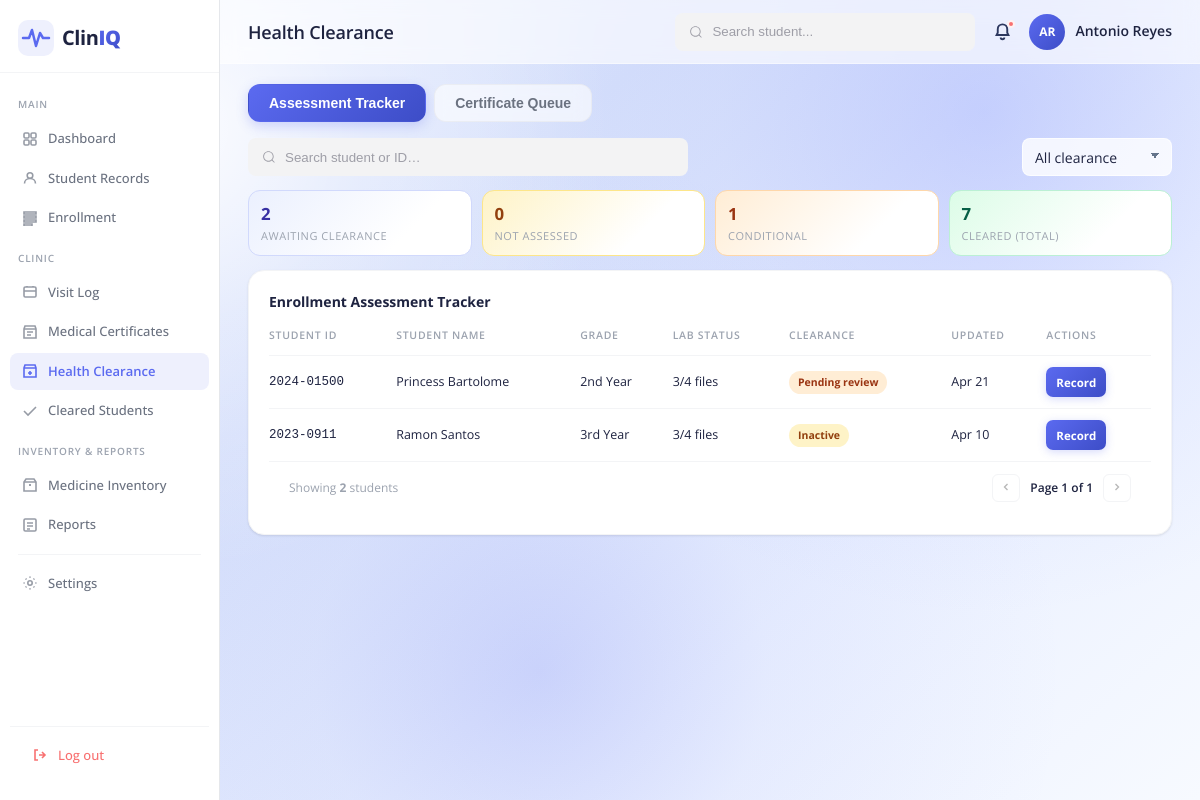
The page /enrollmentHealth.php (signed in) on the database its author committed.
### tables this page shows
CREATE TABLE `students` (
  `student_id` int(11) NOT NULL,
  `student_number` varchar(20) NOT NULL,
  `first_name` varchar(50) NOT NULL,
  `middle_name` varchar(50) DEFAULT NULL,
  `last_name` varchar(50) NOT NULL,
  `gender` enum('Male','Female','Other') NOT NULL,
  `birth_date` date DEFAULT NULL,
  `contact_number` varchar(20) DEFAULT NULL,
  `address` text DEFAULT NULL,
  `course_id` int(11) DEFAULT NULL,
  `year_id` int(11) DEFAULT NULL,
  `emergency_contact` varchar(100) DEFAULT NULL,
  `email` varchar(100) DEFAULT NULL,
  `health_notes` text DEFAULT NULL,
  `status` enum('Active','Pending review','Inactive') NOT NULL DEFAULT 'Pending review',
  `created_at` timestamp NOT NULL DEFAULT current_timestamp()
);

CREATE TABLE `year_levels` (
  `year_id` int(11) NOT NULL,
  `year_name` varchar(50) NOT NULL
);

CREATE TABLE `health_assessments` (
  `assessment_id` int(11) NOT NULL,
  `student_id` int(11) NOT NULL,
  `x_ray` varchar(255) DEFAULT NULL,
  `urinalysis` varchar(255) DEFAULT NULL,
  `hematology` varchar(255) DEFAULT NULL,
  `drug_test` varchar(255) DEFAULT NULL,
  `med_certificate` varchar(255) DEFAULT NULL,
  `vaccination_card` varchar(255) DEFAULT NULL,
  `height` varchar(20) DEFAULT NULL,
  `weight` varchar(20) DEFAULT NULL,
  `blood_pressure` varchar(30) DEFAULT NULL,
  `pulse_rate` varchar(20) DEFAULT NULL,
  `lab_remarks` text DEFAULT NULL,
  `clearance_status` enum('cleared','conditional','pending') DEFAULT 'pending',
  `assessment_date` date NOT NULL,
  `handled_by` int(11) DEFAULT NULL,
  `created_at` timestamp NOT NULL DEFAULT current_timestamp()
);

### enrollmentHealth.php (called while the page is built, shortened)
<?php
require_once 'modules/enrollmentHealth.php';
?>

### classes/BaseModel.php (called while the page is built, shortened)
<?php
class BaseModel {
    public function __construct(PDO $db) {
        $this->db = $db;
    }
}

### classes/Student.php (called while the page is built, shortened)
<?php
require_once __DIR__ . '/BaseModel.php';
class Student extends BaseModel {
    public function getAll(): array {
        $query = "SELECT s.*, c.course_name, y.year_name,
                         ha.x_ray, ha.urinalysis, ha.hematology, ha.drug_test, ha.assessment_date,
                         ha.height, ha.weight, ha.blood_pressure, ha.pulse_rate, ha.lab_remarks, ha.clearance_status
                  FROM students s
                  LEFT JOIN courses c ON s.course_id = c.course_id
                  LEFT JOIN year_levels y ON s.year_id = y.year_id
                  LEFT JOIN health_assessments ha ON s.student_id = ha.student_id
                  ORDER BY s.last_name ASC";
        return $this->db->query($query)->fetchAll(PDO::FETCH_ASSOC);
    }
    public function getAssessmentSummary(): array {
        $query = "SELECT
                    COUNT(CASE WHEN s.status = 'Active' THEN 1 END) as cleared,
                    COUNT(CASE WHEN s.status = 'Pending review' THEN 1 END) as pending,
                    COUNT(CASE WHEN ha.assessment_id IS NULL THEN 1 END) as not_assessed,
                    COUNT(CASE WHEN s.status = 'Pending review' AND ha.assessment_id IS NOT NULL THEN 1 END) as conditional
                  FROM students s
                  LEFT JOIN health_assessments ha ON s.student_id = ha.student_id";
        return $this->db->query($query)->fetch(PDO::FETCH_ASSOC);
    }
}

### includes/functions.php (called while the page is built, shortened)
<?php
if (!function_exists('e')) {
    function e($value): string {
        return htmlspecialchars((string)$value, ENT_QUOTES, 'UTF-8');
    }
}

### modules/enrollmentHealth.php (the view, shortened to what this page needs)
<?php
require_once __DIR__ . '/../includes/functions.php';
require_once __DIR__ . '/../classes/Student.php';
$db = new Database();
$conn = $db->connect();
$studentModel = new Student($conn);
$summary = $studentModel->getAssessmentSummary();
$allStudents = $studentModel->getAll();
$pendingStudents = array_filter($allStudents, function($s) {
    return $s['status'] !== 'Active';
});
?>
<!DOCTYPE html>
<html lang="en">
<head>
    <link rel="stylesheet" href="../assets/css/dashboard.css" />
    <link rel="stylesheet" href="../assets/css/enrollmentHealth.css" />
    <link rel="stylesheet" href="../assets/css/settings.css" />
    <link rel="stylesheet" href="../assets/css/notifications_popup.css" />
</head>
<body>
<div class="app-shell">
    <?php include __DIR__ . '/../includes/sidebar.php'; ?>
    <div class="main-content">
        <?php include __DIR__ . '/../includes/header.php'; ?>
        <div class="dashboard-body module-page">
            <div class="module-tabs">
                <button class="module-tab active" data-target="tab-assessment">Assessment Tracker</button>
                <button class="module-tab" data-target="tab-certificates">Certificate Queue</button>
            </div>
            <div id="tab-assessment" class="tab-content active">
                <section class="module-toolbar">
                    <div class="group"><input class="input" type="search" placeholder="Search student or ID…" id="trackerSearch" /></div>
                    <div class="toolbar-actions">
                        <select class="module-select" id="trackerClearanceFilter">
                            <option value="">All clearance</option>
                        </select>
                    </div>
                </section>
                <section class="module-kpi-grid four-col">
                    <article class="module-kpi kpi-blue"><strong><?= count($pendingStudents) ?></strong><span>Awaiting clearance</span></article>
                    <article class="module-kpi kpi-amber"><strong><?= $summary['not_assessed'] ?></strong><span>Not assessed</span></article>
                    <article class="module-kpi kpi-orange"><strong><?= $summary['conditional'] ?></strong><span>Conditional</span></article>
                    <article class="module-kpi kpi-green"><strong><?= $summary['cleared'] ?></strong><span>Cleared (total)</span></article>
                </section>
                <section class="module-layout single">
                    <article class="card">
                        <div class="card-header"><div class="card-title">Enrollment Assessment Tracker</div></div>
                        <div class="module-table-wrap">
                            <table class="module-table" id="trackerTable">
                                <thead><tr><th>Student ID</th><th>Student Name</th><th>Grade</th><th>Lab Status</th><th>Clearance</th><th>Updated</th><th>Actions</th></tr></thead>
                                <tbody>
                                    <?php if (empty($pendingStudents)): ?>
                                        <tr><td colspan="7" style="text-align:center; padding:24px; color:var(--text-muted);">All students have been cleared! 🎉</td></tr>
                                    <?php else: ?>
                                    <?php foreach ($pendingStudents as $row):
                                        $files = ['x_ray', 'urinalysis', 'hematology', 'drug_test'];
                                        $present = 0;
                                        foreach ($files as $f) if ($row[$f]) $present++;
                                        $labStatus = ($present === 4) ? 'Complete' : ($present . '/4 files');
                                        $statusClass = 'pending';
                                        if ($row['assessment_date'] && $row['status'] === 'Pending review') $statusClass = 'warn';
                                        $date = $row['assessment_date'] ? date('M d', strtotime($row['assessment_date'])) : '---';
                                    ?>
                                    <tr>
                                        <td class="mono"><?= e($row['student_number']) ?></td>
                                        <td><?= e($row['first_name'] . ' ' . $row['last_name']) ?></td>
                                        <td><?= e($row['year_name']) ?></td>
                                        <td><?= e($labStatus) ?></td>
                                        <td><span class="status-pill <?= $statusClass ?>"><?= e($row['status']) ?></span></td>
                                        <td><?= e($date) ?></td>
                                        <td>
                                            <button class="row-action-btn"
                                                    data-modal="assessmentRecord"
                                                    data-student-id="<?= (int)$row['student_id'] ?>"
                                                    data-student-num="<?= e($row['student_number']) ?>"
                                                    data-height="<?= e($row['height'] ?? '') ?>"
                                                    data-weight="<?= e($row['weight'] ?? '') ?>"
                                                    data-bp="<?= e($row['blood_pressure'] ?? '') ?>"
                                                    data-pulse="<?= e($row['pulse_rate'] ?? '') ?>"
                                                    data-labs="<?= e($row['lab_remarks'] ?? '') ?>"
                                                    data-clearance="<?= e($row['clearance_status'] ?? 'pending') ?>"
                                                    type="button">Record</button>
                                        </td>
                                    </tr>
                                    <?php endforeach; ?>
                                    <?php endif; ?>
                                </tbody>
                            </table>
                        </div>
                        <div class="table-footer" style="padding: 12px 20px; display:flex; justify-content:space-between; align-items:center; border-top: 1px solid var(--border-light);">
                            <span class="table-count" style="font-size:12px; color:var(--text-muted);">Showing <strong id="trackerCount"><?= count($pendingStudents) ?></strong> students</span>
                            <div class="pagination" style="display:flex; align-items:center; gap:10px;">
                                <button class="page-btn" id="btnPrevTracker" style="width:28px; height:28px; border-radius:6px; border:1px solid var(--border-light); background:#fff; cursor:pointer;" disabled>
                                    <svg viewBox="0 0 16 16" fill="none" stroke="currentColor" stroke-width="1.8" style="width:12px; height:12px;"><path d="M10 4L6 8l4 4"/></svg>
                                </button>
                                <span class="page-current" id="pageInfoTracker" style="font-size:12px; font-weight:600;">Page 1 of 1</span>
                                <button class="page-btn" id="btnNextTracker" style="width:28px; height:28px; border-radius:6px; border:1px solid var(--border-light); background:#fff; cursor:pointer;" disabled>
                                    <svg viewBox="0 0 16 16" fill="none" stroke="currentColor" stroke-width="1.8" style="width:12px; height:12px;"><path d="M6 4l4 4-4 4"/></svg>
                                </button>
                            </div>
                        </div>
                    </article>
                </section>
            </div>
        </div>
    </div>
</div>
</body>
</html>

### assets/css/dashboard.css (style rules this page uses)
*, *::before, *::after { box-sizing: border-box; margin: 0; padding: 0; }
:root { --primary: #5B6AF0; --primary-light: #EEF0FD; --primary-dark: #3D4DC7; --accent: #6EE7B7; --danger: #F87171; --warning: #FBBF24; --success: #34D399; --bg-page: #F0F2FA; --bg-card: #FFFFFF; --bg-sidebar: #FFFFFF; --text-primary: #1E2340; --text-secondary: #6B7280; --text-muted: #9CA3AF; --text-on-primary: #FFFFFF; --border: #E5E7EB; --border-light: #F3F4F6; --sidebar-width: 220px; --header-height: 64px; --radius-sm: 8px; --radius-md: 12px; --radius-lg: 16px; --radius-xl: 20px; --shadow-sm: 0 1px 3px rgba(0,0,0,0.06), 0 1px 2px rgba(0,0,0,0.04); --shadow-md: 0 4px 12px rgba(0,0,0,0.08); --shadow-lg: 0 8px 24px rgba(0,0,0,0.10); }
html, body { height: 100%; font-family: 'Open Sans', sans-serif; background: radial-gradient(circle at 14% 16%, rgba(255, 255, 255, 0.92) 0%, rgba(255, 255, 255, 0.36) 16%, transparent 36%), radial-gradient(circle at 82% 14%, rgba(124, 140, 255, 0.28) 0%, rgba(124, 140, 255, 0.08) 22%, transparent 42%), radial-gradient(circle at 45% 84%, rgba(91, 106, 240, 0.2) 0%, rgba(91, 106, 240, 0.05) 24%, transparent 56%), linear-gradient(138deg, #e4ebff 0%, #d6e0fb 34%, #eaf0ff 70%, #f7faff 100%); color: var(--text-primary); font-size: 14px; line-height: 1.5; -webkit-font-smoothing: antialiased; }
.app-shell { display: flex; height: 100vh; overflow: hidden; }
.main-content { flex: 1; display: flex; flex-direction: column; overflow-y: auto; background: transparent; }
.group { display: flex; line-height: 28px; align-items: center; position: relative; width: clamp(220px, 25vw, 320px); }
.input { width: 100%; height: 38px; line-height: 28px; padding: 0 1rem; padding-left: 2.5rem; border: 2px solid transparent; border-radius: 8px; outline: none; background-color: #f3f3f4; color: #0d0c22; transition: .3s ease; }
.input::placeholder { color: #9e9ea7; }
.icon { position: absolute; left: 1rem; fill: #9e9ea7; width: 1rem; height: 1rem; }
.dashboard-body { padding: 20px 28px 24px; display: flex; flex-direction: column; gap: 18px; }
.card { background: var(--bg-card); border-radius: var(--radius-lg); padding: 20px; box-shadow: var(--shadow-sm); border: 1px solid var(--border-light); }
.card-header { display: flex; align-items: center; justify-content: space-between; margin-bottom: 16px; }
.card-title { font-size: 14px; font-weight: 700; color: var(--text-primary); }

### rows shown on the page
students: student_number "2024-01500", first_name+last_name "Princess Bartolome", year.year_name "2nd Year", labStatus "3/4 files", status "Pending review", health_assessments.assessment_date "Apr 21"
students: student_number "2023-0911", first_name+last_name "Ramon Santos", year.year_name "3rd Year", labStatus "3/4 files", status "Inactive", health_assessments.assessment_date "Apr 10"

### other values the page prints
$resolvedPageTitle "Health Clearance"
getInitials($_SESSION['full_name']) "AR"
$_SESSION['full_name'] "Antonio Reyes"
count($pendingStudents) "2"
$summary['not_assessed'] "0"
$summary['conditional'] "1"
$summary['cleared'] "7"
